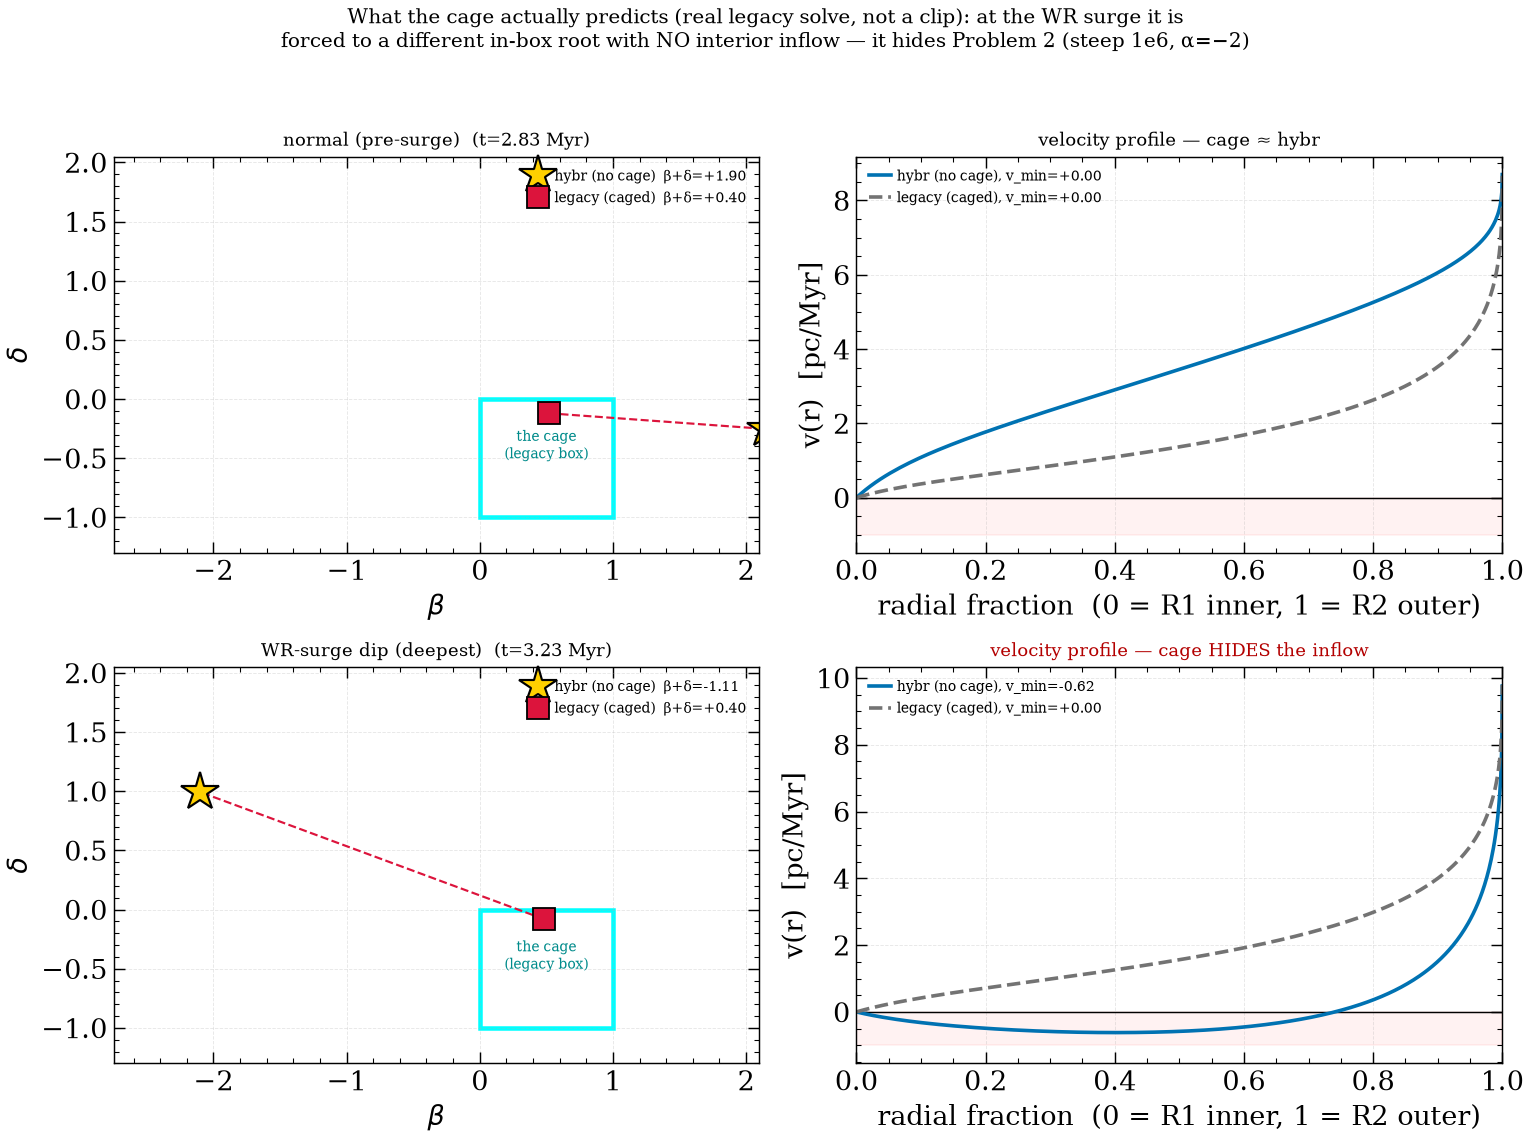

Generate this figure with Python:
#!/usr/bin/env python3
"""What a caged (legacy/clamped) solve actually predicts vs hybr — static figure.

The rootmap GIF clamps the hybr root to the box as a *geometric* proxy. This
runs the REAL legacy bounded solver (betadelta_solver='legacy') at the same
segment state, so the "caged" root is the actual in-box optimum it finds (which
rides a contaminated residual, not a simple projection) -- and reconstructs its
velocity profile. Per-segment legacy solve is ~60 s (it grids ~25 structure
solves through the f-pole), so this is a few key segments, not an animation.

Two segments (a pre-surge normal + the deepest WR-surge dip). For each:
  top  : the (beta,delta) roots -- hybr (no cage) vs legacy (caged) + the box.
  right: v vs radial fraction -- hybr (with inflow) vs caged (monotone, none).
The point: at the surge the cage is forced to a different in-box root that
predicts NO inflow -- it HIDES the Problem-2 excursion.

REQUIRES the venv (numpy<2, scipy<2):
  PYTHONPATH=<repo> /path/to/venv/bin/python docs/dev/betadelta/diagnostics/cage_compare.py
"""

import csv
import logging
from pathlib import Path

logging.disable(logging.CRITICAL)

import matplotlib  # noqa: E402

matplotlib.use("Agg")
import matplotlib.pyplot as plt  # noqa: E402
import numpy as np  # noqa: E402
from matplotlib.patches import Rectangle  # noqa: E402

from trinity._input import read_param  # noqa: E402
from trinity._input.dictionary import updateDict  # noqa: E402
from trinity.sps.update_feedback import get_current_sps_feedback  # noqa: E402
from trinity.bubble_structure.bubble_luminosity import get_bubbleproperties_pure  # noqa: E402
import trinity.phase1b_energy_implicit.get_betadelta as GB  # noqa: E402
from trinity.cooling.non_CIE import read_cloudy as non_CIE  # noqa: E402
import trinity.main as tmain  # noqa: E402
import trinity.phase1_energy.run_energy_phase as RE  # noqa: E402

HERE = Path(__file__).resolve().parent
CSV = HERE.parents[1] / "analysis" / "data" / "stalling_steep_1e6_alpha-2.csv"
PARAM = HERE / "probe_cloudPL.param"
BOX_B, BOX_D = (0.0, 1.0), (-1.0, 0.0)

_STYLE = HERE.parents[1] / "paper" / "_lib" / "trinity.mplstyle"
if _STYLE.exists():
    plt.style.use(str(_STYLE))
plt.rcParams["text.usetex"] = False


class _InitDone(Exception):
    pass


def init_params():
    RE.run_energy = lambda params: (_ for _ in ()).throw(_InitDone())
    params = read_param.read_param(str(PARAM))
    try:
        tmain.start_expansion(params)
    except _InitDone:
        pass
    return params


def _set_state(params, row):
    t = float(row["t_now"])
    params["t_now"].value = t
    updateDict(params, get_current_sps_feedback(t, params))
    c, h, n = non_CIE.get_coolingStructure(params)
    params["cStruc_cooling_nonCIE"].value = c
    params["cStruc_heating_nonCIE"].value = h
    params["cStruc_net_nonCIE_interpolation"].value = n
    params["current_phase"].value = "implicit"
    R2, v2, Eb = float(row["R2"]), float(row["v2"]), float(row["Eb"])
    for k, val in (("R2", R2), ("v2", v2), ("Eb", Eb), ("cool_alpha", t / R2 * v2)):
        params[k].value = val
    return R2


def _profile(props, R2):
    r = np.asarray(props.bubble_r_arr, dtype=float)
    v = np.asarray(props.bubble_v_arr, dtype=float)
    f = (r - props.R1) / (R2 - props.R1)
    o = np.argsort(f)
    s = max(1, len(f) // 800)
    return f[o][::s], v[o][::s]


def analyse(params, row):
    R2 = _set_state(params, row)
    hb, hd = float(row["cool_beta"]), float(row["cool_delta"])
    # hybr (no cage): the recorded root
    params["betadelta_solver"].value = "hybr"
    for k, val in (("cool_beta", hb), ("cool_delta", hd)):
        params[k].value = val
    fh, vh = _profile(get_bubbleproperties_pure(params), R2)
    # caged (legacy): re-solve, clamped to the box
    params["betadelta_solver"].value = "legacy"
    res = GB.solve_betadelta_pure(0.5, -0.1, params, "grid")
    fc, vc = (
        _profile(res.bubble_properties, R2) if res.bubble_properties is not None else (None, None)
    )
    return dict(
        t=float(row["t_now"]), hb=hb, hd=hd, cb=res.beta, cd=res.delta, fh=fh, vh=vh, fc=fc, vc=vc
    )


def main():
    rows = list(csv.DictReader(open(CSV)))
    normal = min(rows, key=lambda r: abs(float(r["t_now"]) - 2.83))
    deepest = min(rows, key=lambda r: float(r["v_struct_min"]))
    params = init_params()
    segs = [
        ("normal (pre-surge)", analyse(params, normal)),
        ("WR-surge dip (deepest)", analyse(params, deepest)),
    ]

    fig, axes = plt.subplots(2, 2, figsize=(12, 9))
    for r, (title, s) in enumerate(segs):
        aL, aR = axes[r]
        # (beta, delta) roots
        aL.add_patch(Rectangle((BOX_B[0], BOX_D[0]), 1, 1, fill=False, edgecolor="cyan", lw=2.5))
        aL.text(0.5, -0.5, "the cage\n(legacy box)", color="darkcyan", ha="center", fontsize=8)
        out = not (BOX_B[0] <= s["hb"] <= BOX_B[1] and BOX_D[0] <= s["hd"] <= BOX_D[1])
        if out:
            aL.plot([s["cb"], s["hb"]], [s["cd"], s["hd"]], color="crimson", ls="--", lw=1.2)
        aL.plot(
            s["hb"],
            s["hd"],
            "*",
            ms=22,
            mfc="#ffd000",
            mec="k",
            mew=1.2,
            label=f"hybr (no cage)  β+δ={s['hb']+s['hd']:+.2f}",
        )
        aL.plot(
            s["cb"],
            s["cd"],
            "s",
            ms=12,
            mfc="crimson",
            mec="k",
            label=f"legacy (caged)  β+δ={s['cb']+s['cd']:+.2f}",
        )
        aL.set_xlim(-2.75, 2.1)
        aL.set_ylim(-1.3, 2.05)
        aL.set_xlabel(r"$\beta$")
        aL.set_ylabel(r"$\delta$")
        aL.set_title(f"{title}  (t={s['t']:.2f} Myr)", fontsize=10)
        aL.legend(fontsize=8, loc="upper right")
        aL.grid(alpha=0.3)
        # v vs radial fraction
        aR.axhline(0.0, color="k", lw=0.8)
        aR.axhspan(-1, 0, color="r", alpha=0.05)
        aR.plot(
            s["fh"],
            s["vh"],
            color="#0072B2",
            lw=2,
            label=f"hybr (no cage), v_min={np.nanmin(s['vh']):+.2f}",
        )
        if s["fc"] is not None:
            aR.plot(
                s["fc"],
                s["vc"],
                color="0.45",
                lw=2,
                ls="--",
                label=f"legacy (caged), v_min={np.nanmin(s['vc']):+.2f}",
            )
        aR.set_xlim(0, 1)
        aR.set_xlabel("radial fraction  (0 = R1 inner, 1 = R2 outer)")
        aR.set_ylabel("v(r)  [pc/Myr]")
        inflow = np.nanmin(s["vh"]) < -0.01
        aR.set_title(
            "velocity profile — cage " + ("HIDES the inflow" if inflow else "≈ hybr"),
            fontsize=10,
            color="#b30000" if inflow else "k",
        )
        aR.legend(fontsize=8, loc="upper left")
        aR.grid(alpha=0.3)

    fig.suptitle(
        "What the cage actually predicts (real legacy solve, not a clip): at the WR surge it is\n"
        "forced to a different in-box root with NO interior inflow — it hides Problem 2 (steep 1e6, α=−2)",
        fontsize=11,
    )
    fig.tight_layout(rect=(0, 0, 1, 0.95))
    fig.savefig(HERE / "cage_compare.png", dpi=130)
    plt.close(fig)
    print("wrote cage_compare.png")
    for title, s in segs:
        print(
            f"  {title}: hybr=({s['hb']:+.2f},{s['hd']:+.2f}) caged=({s['cb']:+.2f},{s['cd']:+.2f})"
        )


if __name__ == "__main__":
    main()
